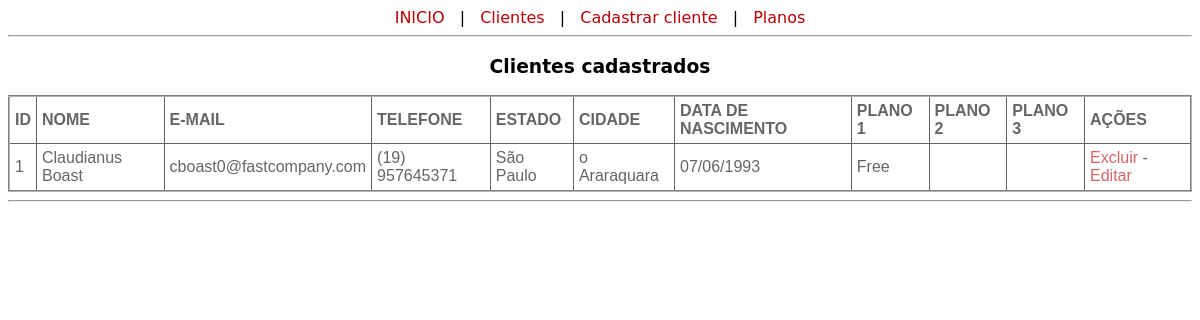
/lista-cliente.php?txtBuscar=Claudianus Boast, run on the app's committed database.
### tables this page shows
CREATE TABLE `clientes` (
  `id` int(11) NOT NULL AUTO_INCREMENT,
  `nome` varchar(50) NOT NULL,
  `email` varchar(50) NOT NULL,
  `telefone` varchar(16) NOT NULL,
  `estado` varchar(20) NOT NULL,
  `cidade` varchar(50) NOT NULL,
  `data_nasc` varchar(10) NOT NULL,
  `plano1` varchar(20) NOT NULL,
  `plano2` varchar(20) DEFAULT NULL,
  `plano3` varchar(20) DEFAULT NULL,
  PRIMARY KEY (`id`)
);

### lista-cliente.php (the view, shortened to what this page needs)
<?php
require('conexao.php');
?>
<!doctype html>
<html>
<head>
<link rel="stylesheet" href="style/style.css">
</head>
<body>
	<?php include("cabecalho.php"); ?>
<hr>
	<h3>Clientes cadastrados</h3>
	<div>
	<table border="2" bgcolor="#FFFFFF">
		<tr>
			<th>ID</th>
			<th>NOME</th>
			<th>E-MAIL</th>
			<th>TELEFONE</th>
			<th>ESTADO</th>
			<th>CIDADE</th>
			<th>DATA DE NASCIMENTO</th>
			<th>PLANO 1</th>
			<th>PLANO 2</th>
			<th>PLANO 3</th>
			<th>AÇÕES</th>
		</tr>
	<?php
	if (isset($_GET['txtBuscar'])) {
		$txtBuscar = $_GET['txtBuscar'];
	} else {
		$txtBuscar = "";
	}
	$sql 	= "SELECT id,nome,email,telefone,estado,cidade,data_nasc,plano1,plano2,plano3 FROM clientes WHERE nome LIKE '%{$txtBuscar}%' OR id LIKE '%{$txtBuscar}%' ";
	$rs		= mysqli_query($conexao,$sql) or die("Erro ao executar a consulta: " . mysqli_error($conexao));
	while($dados = mysqli_fetch_array($rs)){
		$id			= $dados["id"];
		$nome		= $dados["nome"];
		$email		= $dados["email"];
		$telefone	= $dados["telefone"];
		$estado		= $dados["estado"];
		$cidade		= $dados["cidade"];
		$data_nasc	= $dados["data_nasc"];
		$plano1		= $dados["plano1"];
		$plano2		= $dados["plano2"];
		$plano3		= $dados["plano3"];
		echo "<tr><td>{$id}</td>
			  <td>{$nome}</td>
			  <td>{$email}</td>
			  <td>{$telefone}</td>
			  <td>{$estado}</td>
			  <td>{$cidade}</td>
			  <td>{$data_nasc}</td>
			  <td>{$plano1}</td>
			  <td>{$plano2}</td>
			  <td>{$plano3}</td>
			  <td><a href='excluir-cliente.php?id=$id'>Excluir</a> - <a href='editar-cliente.php?id=$id'>Editar</a></td></tr>";
	}
	?>
	</table>
	</div>
<hr>
</body>
</html>

### style/style.css (style rules this page uses)
table { font-family: arial, sans-serif; border-collapse: collapse; width: 100%; border-radius:20px; opacity: 0.6; }
td, th { border: 1px solid black; text-align: left; padding: 5px; background-color: white; }
body { background-image: url(C:/xampp/htdocs/crud/imagem/fundo.jpeg); font-family: "Lucida Grande", "Lucida Sans Unicode", "Lucida Sans", "DejaVu Sans", Verdana, "sans-serif"; }
a { text-decoration: none; color:#B90104; }
h3 { text-align: center; }

### data on the page
clientes: id "1", nome "Claudianus Boast", email "cboast0@fastcompany.com", telefone "(19) 957645371", estado "São Paulo", cidade "o Araraquara", data_nasc "07/06/1993", plano1 "Free"
